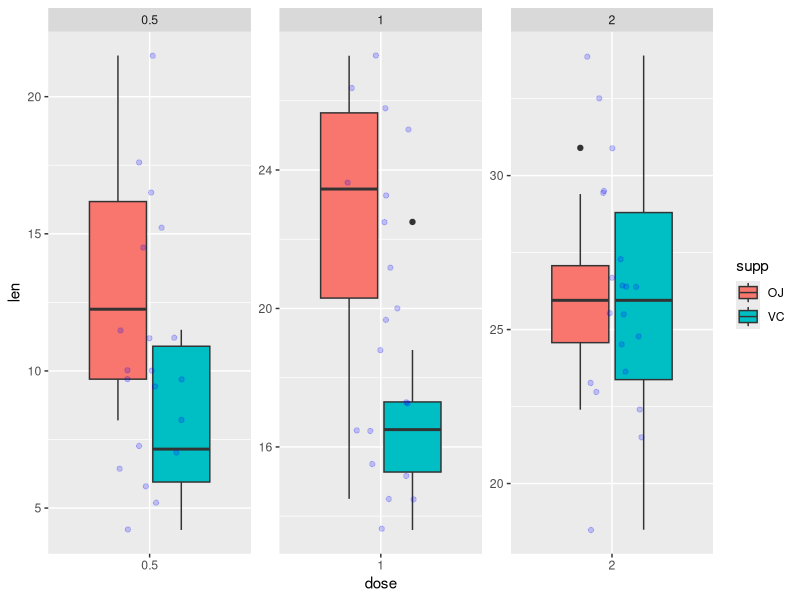

The R source for this figure:
## ---- chunk 1
suppressMessages(library(xtable))                            # Pretty printing dataframes
suppressMessages(library(ggplot2))                           # Plotting
suppressMessages(library(gridExtra, warn.conflicts = FALSE))
## ---- chunk 2
data(ToothGrowth)
## ---- chunk 3
str(ToothGrowth)
## ---- chunk 4
render_table <- function(data) {
  options(xtable.comment = FALSE)
  print(xtable(data), type = "html")
}

sample_data_frame <- function(data, size) {
  sample_index <- sample(1:nrow(data), size)
  return(data[sample_index, ])
}

render_table(sample_data_frame(ToothGrowth, 6))
## ---- chunk 5
VC_data <- ToothGrowth[ToothGrowth$supp == 'VC', ]
OJ_data <- ToothGrowth[ToothGrowth$supp == 'OJ', ]
VC_0.5_data <- ToothGrowth[ToothGrowth$supp == 'VC' & ToothGrowth$dose == 0.5, ]
OJ_0.5_data <- ToothGrowth[ToothGrowth$supp == 'OJ' & ToothGrowth$dose == 0.5, ]
VC_1_data <- ToothGrowth[ToothGrowth$supp == 'VC' & ToothGrowth$dose == 1, ]
OJ_1_data <- ToothGrowth[ToothGrowth$supp == 'OJ' & ToothGrowth$dose == 1, ]
VC_2_data <- ToothGrowth[ToothGrowth$supp == 'VC' & ToothGrowth$dose == 2, ]
OJ_2_data <- ToothGrowth[ToothGrowth$supp == 'OJ' & ToothGrowth$dose == 2, ]
## ---- chunk 6
record_count <- data.frame(record = c("total",
                                      "supp VC", "supp OJ",
                                      "dose 0.5", "dose 1", "dose 2",
                                      "0.5 VC", "0.5 OJ",
                                      "1 VC", "1 OJ",
                                      "2 VC", "2 OJ"),
                           count =  c(nrow(ToothGrowth), 
                                      nrow(VC_data), nrow(OJ_data),
                                      nrow(ToothGrowth[ToothGrowth$dose == 0.5, ]),
                                      nrow(ToothGrowth[ToothGrowth$dose == 1, ]),
                                      nrow(ToothGrowth[ToothGrowth$dose == 2, ]),
                                      nrow(VC_0.5_data), nrow(OJ_0.5_data),
                                      nrow(VC_1_data), nrow(OJ_1_data),
                                      nrow(VC_2_data), nrow(OJ_2_data)))

render_table(record_count)
## ---- chunk 7
ToothGrowth$dose <- as.factor(ToothGrowth$dose)
## ---- chunk 8
box_plot <- function(data, x_column, y_column, color_column) {
  ggplot(data, aes_string(x = x_column, y = y_column)) + 
  geom_boxplot(aes_string(fill = color_column)) + 
  geom_point(position = position_jitter(width = 0.2), color = "blue", alpha = 0.2) +
  facet_wrap(as.formula(paste("~", x_column)), scales="free")
}

box_plot(ToothGrowth, "dose", "len", "supp")
## ---- chunk 9
t.test(ToothGrowth$len, y = NULL, alternative = c("greater"), mu = 0,
       paired = FALSE, var.equal = FALSE, conf.level = 0.95)$p.value
## ---- chunk 10
t.test(VC_data$len, y = NULL, alternative = c("greater"),
       mu = 0, paired = FALSE, var.equal = FALSE, conf.level = 0.95)$p.value
## ---- chunk 11
t.test(OJ_data$len, y = NULL, alternative = c("greater"), mu = 0,
       paired = FALSE, var.equal = FALSE, conf.level = 0.95)$p.value
## ---- chunk 12
p_value <- function(data)
  t.test(data$len, y = NULL,
         alternative = c("greater"), mu = 0,
         paired = FALSE, var.equal = FALSE,
         conf.level = 0.95)$p.value

p_values <- c(p_value(VC_0.5_data), p_value(OJ_0.5_data),
              p_value(VC_1_data), p_value(OJ_1_data),
              p_value(VC_2_data), p_value(OJ_2_data))

mean(p_values > 0.05)
## ---- chunk 13
t.test(OJ_0.5_data$len, VC_0.5_data$len, alternative = "greater",
       paired = FALSE, var.equal = FALSE, conf.level = 0.95)$p.value
## ---- chunk 14
t.test(OJ_1_data$len, VC_1_data$len, alternative = "greater",
       paired = FALSE, var.equal = FALSE, conf.level = 0.95)$p.value
## ---- chunk 15
t.test(OJ_2_data$len, VC_2_data$len, alternative = "greater",
       paired = FALSE, var.equal = FALSE, conf.level = 0.95)$p.value
## ---- chunk 16
testStat <- function(y, g) mean(y[g == "OJ"]) - mean(y[g == "VC"])
## ---- chunk 17
y <- ToothGrowth$len
group <- ToothGrowth$supp
## ---- chunk 18
observedStat <- testStat(y, group)
permutations <- sapply(1 : 10000, function(i) testStat(y, sample(group)))
mean(permutations > observedStat)
